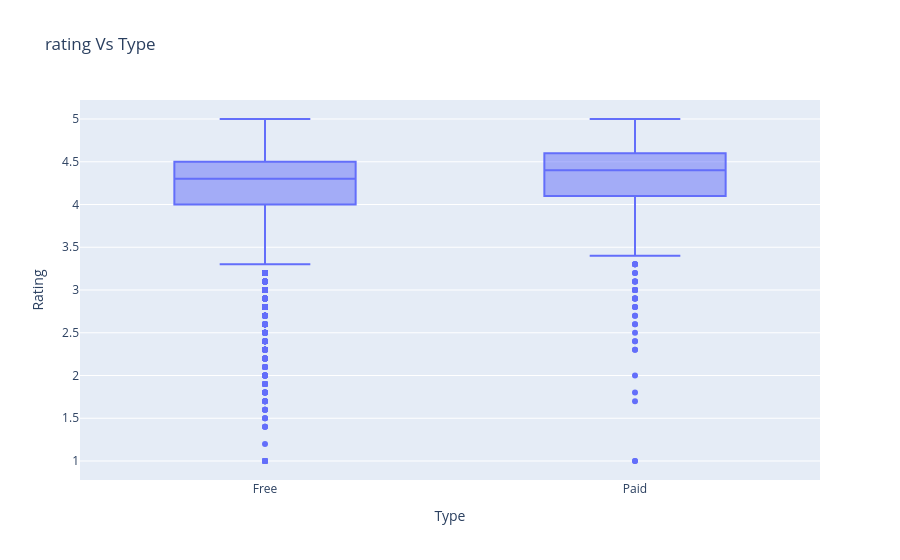

Notebook code for this chart:
### Code cell
fig=px.box(
    playstore_df,
    x="Type",
    y="Rating",
    title="rating Vs Type")
fig.show()

### Figure 1 — Plotly figure (JSON) as saved in the notebook; plotly's stock layout.template omitted (floating-point values rounded to 4 significant figures; data arrays with more than 128 entries replaced by an {"elided": "..."} marker saying what was removed)
{"data": [{"alignmentgroup": "True", "hovertemplate": "Type=%{x}<br>Rating=%{y}<extra></extra>", "legendgroup": "", "marker": {"color": "#636efa"}, "name": "", "notched": false, "offsetgroup": "", "orientation": "v", "showlegend": false, "type": "box", "x": {"elided": "10840 str values"}, "x0": " ", "xaxis": "x", "y": {"elided": "10840 float values"}, "y0": " ", "yaxis": "y"}], "layout": {"boxmode": "group", "legend": {"tracegroupgap": 0}, "title": {"text": "rating Vs Type"}, "xaxis": {"anchor": "y", "domain": [0, 1], "title": {"text": "Type"}}, "yaxis": {"anchor": "x", "domain": [0, 1], "title": {"text": "Rating"}}}}
